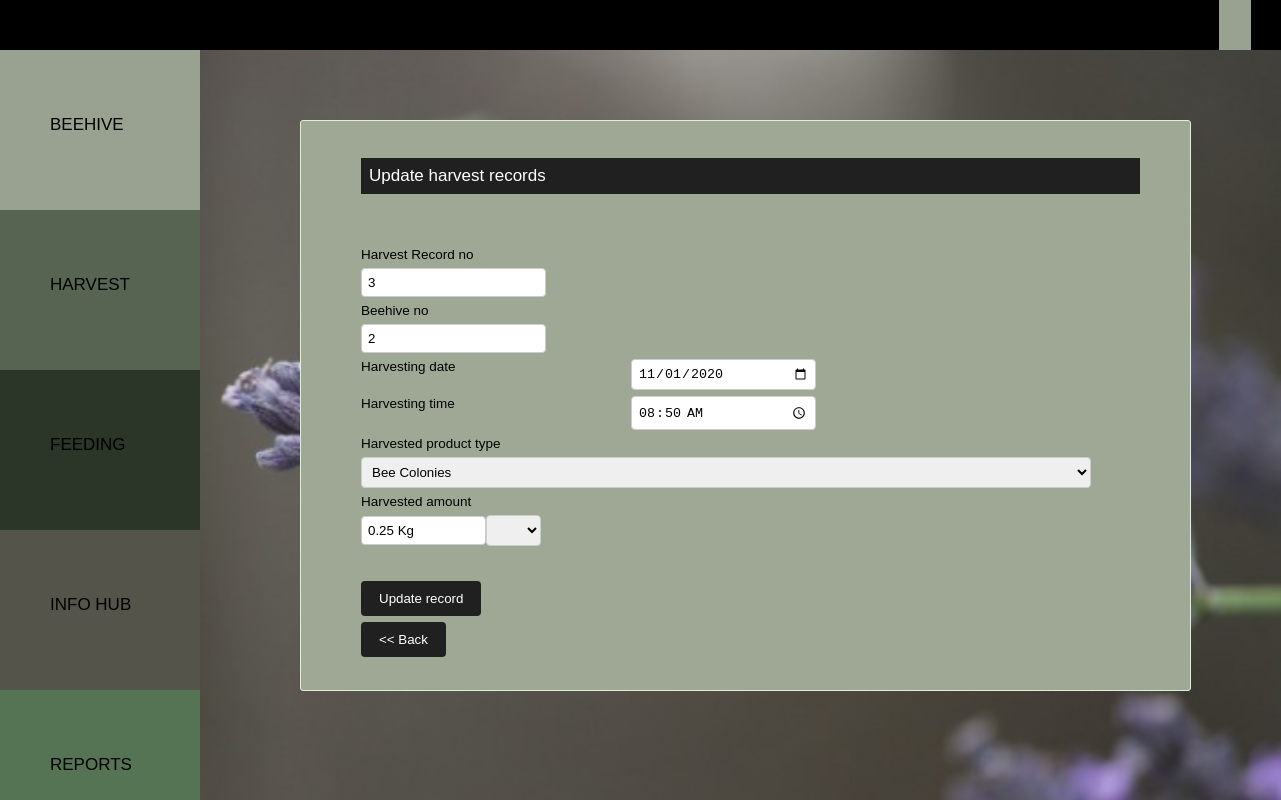
/src/php/bk_updateharvest.php?HarvestRecNo=3, run on an earlier commit of the app's database.
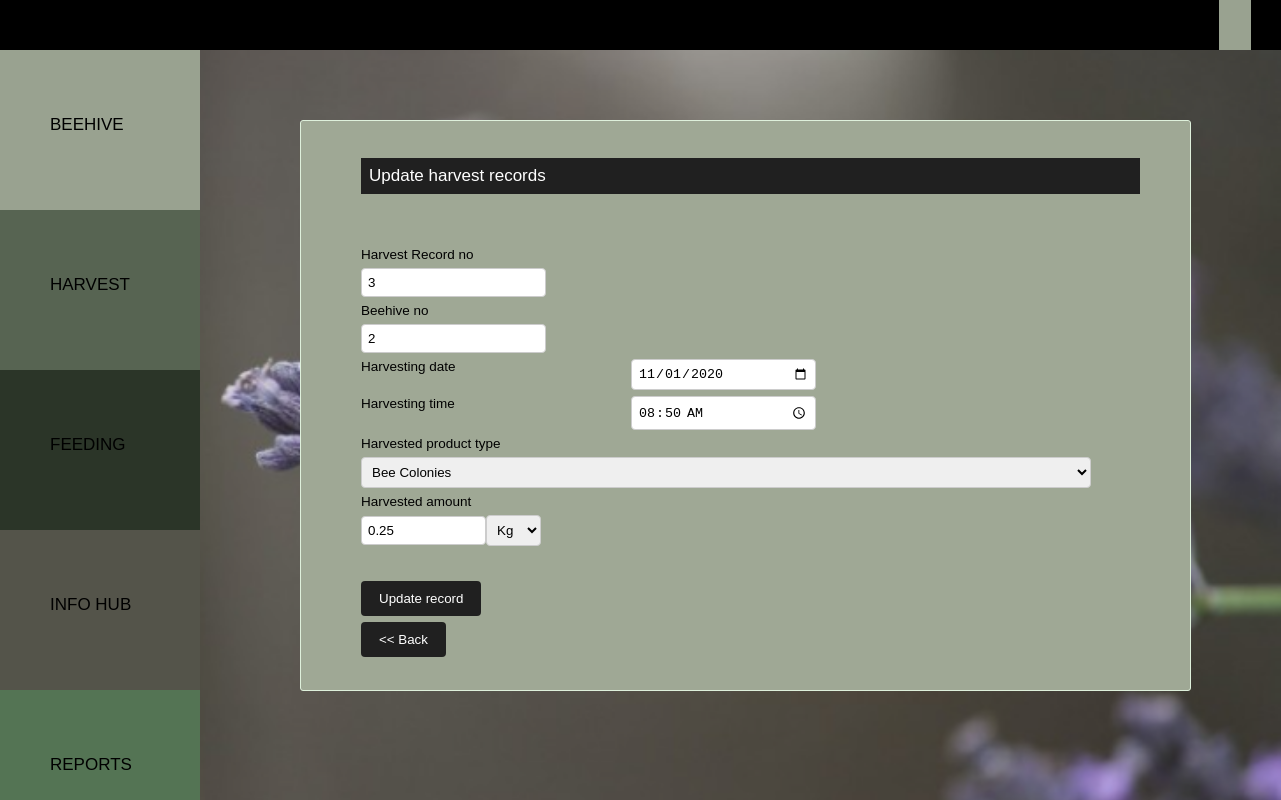
And on a later commit of the database.
### tables this page shows
CREATE TABLE `harvest` (
  `HarvestRecNo` int(10) NOT NULL,
  `userID` int(10) NOT NULL,
  `beehiveno` int(10) NOT NULL,
  `date` date NOT NULL,
  `hdate` date NOT NULL,
  `htime` time(2) NOT NULL,
  `producttype` varchar(50) NOT NULL,
  `amount` double NOT NULL,
  `unit` varchar(5) NOT NULL,
  `is_deleted` tinyint(1) NOT NULL DEFAULT 0
);

### src/php/bk_updateharvest.php (the view, shortened to what this page needs)
<html>
    <head>
      <link rel="stylesheet" type="text/CSS" href="../../public/css/bk_style.css">
      <link rel="stylesheet" type="text/CSS" href="../../public/css/bk_catstyle.css">
    </head>
  <body  >
        <?php include('bk_navbar.php');
        include('bk_sidenavbar.php');
?>
<div class="main">
    <div class="bhivecontainer">
    <p >Update harvest records</p>
    <br />
    <br />
<?php
if(isset($_GET['HarvestRecNo'])){
  $sql1 = "SELECT HarvestRecNo,beehiveno,hdate,htime,producttype,amount,unit FROM harvest WHERE  HarvestRecNo =".$_GET['HarvestRecNo'];
  $result1= mysqli_query($connection,$sql1);
while($row=mysqli_fetch_assoc($result1)){
        echo '<form  method="post" action="" ><div class="row" >';
        echo '<div class="col1">';
        echo 'Harvest Record no </div><div class="col2">';
        echo "<input type = 'number' name='HarvestRecNo' required value ='".$row['HarvestRecNo']."' readonly>";
        echo "</div>";
        echo "</div>";
        echo '<div class="row" >';
        echo '<div class="col1">';
        echo 'Beehive no </div><div class="col2" ><input type = "number" name="beehiveno"  value ="'.$row['beehiveno'].'" >';
        echo "</div>";
        echo "</div>";
        echo '<div class="row" >';
        echo '<div class="col1">';
        echo 'Harvesting date </div><div class="col1"><input type = "date" name="hdate"  value ="'.$row['hdate'].'" >';
        echo "</div>";
        echo '<div class="col1">';
        echo 'Harvesting time </div><div class="c3"><input type = "time"" name="htime"  value ="'.$row['htime'].'" >';
        echo "</div>";
        echo "</div>";
        echo '<div class="row" >';
        echo '<div class="col1">';
        echo 'Harvested product type </div><div class="col2"><select id="producttype" name="producttype" value="<?= $producttype?>" >
        <option value="'.$row['htime'].'">'.$row['producttype'].'</option>
        <option value="Raw Honey">Raw Honey</option>
        <option value="Bee Colonies">Bee Colonies</option>
        <option value="Royal Gel">Royal Gel</option>
        </select> ';
        echo "</div>";
        echo "</div>";
        echo '<div class="row" >';
        echo '<div class="col1">';
        echo 'Harvested amount </div><div class="col2"><input type = "text" name="amount" style="width: 125px" required value ="'.$row['amount'].'">';
        echo '<select id="unit" name="unit" value="<?= $unit?>" style="width: 55px">
        <option value="'.$row['unit'].'">'.$row['unit'].'</option>
        <option value="Kg">Kg</option>
        <option value=""></option>
   </select> ';
        echo "</div>";
        echo "</div>";
        echo"<br/>";
        echo '<div class="row"><div class="c1" style="width: 910px"><input type="submit" value="Update record" name="update" ></div></form>';
}}
?>
<form  action="bk_viewharvest.php" method="post" >
        <div class="c2" style="width: 90px">
        <input type="submit" value="<< Back" name="back" >
        </div>
</div>
    </div>
<br />
<br />
  </body>
</html>

What changed in the data, as far as the page shows it:
changed harvest "Bee Colonies": amount "0.25 Kg" → "0.25"; unit (not shown) → "Kg"
